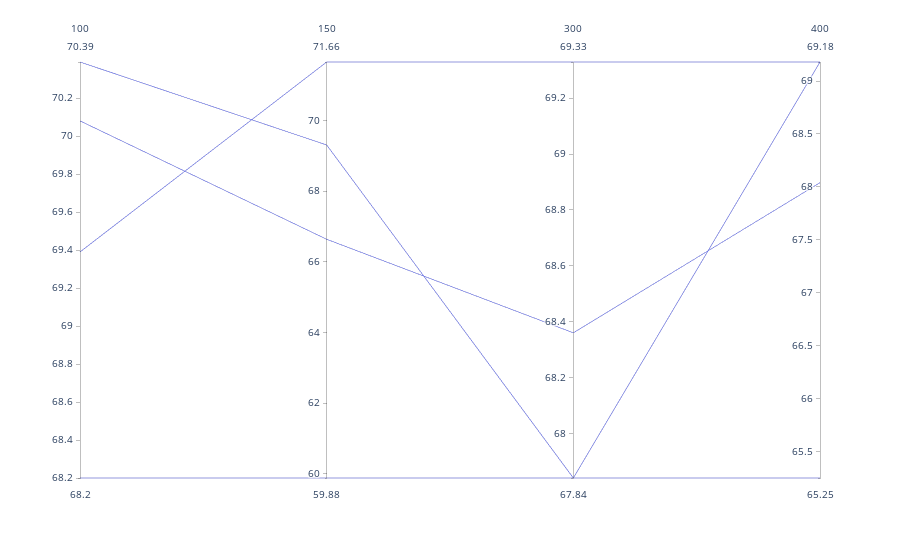

This figure's notebook cell:
### Code cell
import plotly.express as px
#df = px.data.iris()
fig = px.parallel_coordinates(tmp, dimensions=[100, 150, 300, 400])
fig.show()

### Figure 1 — Plotly figure (JSON) as saved in the notebook; plotly's stock layout.template omitted (floating-point values rounded to 4 significant figures)
{"data": [{"dimensions": [{"label": "100", "values": [69.39, 68.2, 70.08, 70.39]}, {"label": "150", "values": [71.66, 59.88, 66.64, 69.31]}, {"label": "300", "values": [69.33, 67.84, 68.36, 67.84]}, {"label": "400", "values": [69.18, 65.25, 68.04, 69.18]}], "domain": {"x": [0, 1], "y": [0, 1]}, "name": "", "type": "parcoords"}], "layout": {"legend": {"tracegroupgap": 0}, "margin": {"t": 60}}}
